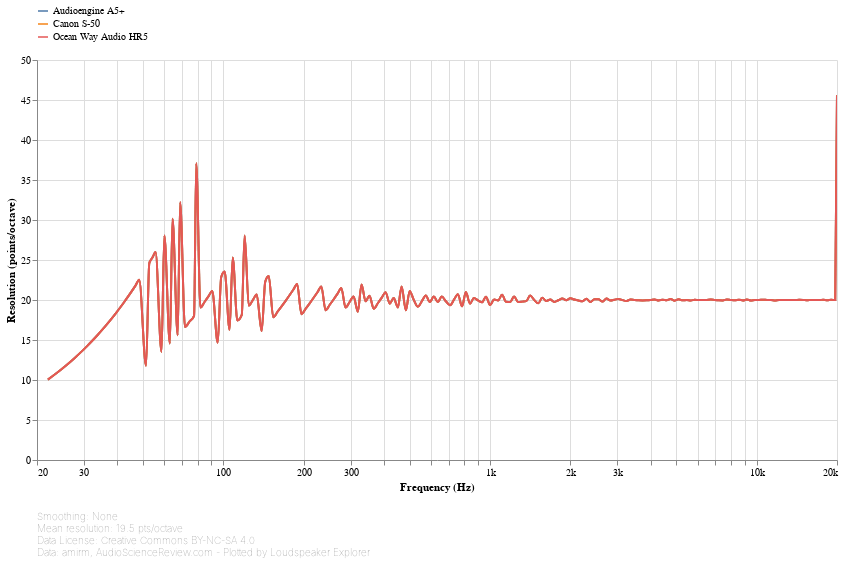

Notebook code cell kept with this figure:
### Markdown cell above
## Resolution

This chart shows the resolution of the input data at each frequency. For each point, resolution is calculated by looking at the distance from the previous point. The larger the distance, the lower the resolution.

A straight, horizontal line means that resolution is constant throughout the spectrum, or in other words, points are equally spaced in log-frequency. Some Loudspeaker Explorer features, especially smoothing and detrending, implicitly assume that this is the case, and might produce inaccurate results otherwise.

### Code cell
#@markdown
frequency_response_chart(
    speakers_fr_ready
        .pipe(lsx.pd.index_as_columns)
        .set_index('Speaker')
        .set_index('Frequency [Hz]', append=True, drop=False)
        .groupby('Speaker').apply(lambda frequencies: frequencies / frequencies.shift(1))
        .pipe(np.log2)
        .pow(-1)
        .rename(columns={'Frequency [Hz]': 'Resolution (points/octave)'})
        .pipe(lsx.pd.remap_columns, {
            'Resolution (points/octave)': 'value',
        }),
    lambda chart: lsx.util.pipe(chart
        .encode(
            alt.Y('value', type='quantitative', title='Resolution (points/octave)', axis=alt.Axis(grid=True)),
            speaker_color()),
        speaker_input),
    lambda chart: lsx.alt.interactive_line(chart),
    alter_tooltips=lambda tooltips:
        ([alt.Tooltip('speaker', title='Speaker')]
            if speakers_fr_ready.index.get_level_values('Speaker').nunique() > 1 else []) +
        tooltips +
        [alt.Tooltip('value', type='quantitative', title='Resolution (points/octave)', format='.2f')]
)

### Figure 1 — Vega-Lite specification as saved in the notebook (floating-point values rounded to 4 significant figures; data arrays with more than 128 entries replaced by an {"elided": "..."} marker saying what was removed)
{"config": {"view": {"continuousWidth": 400, "continuousHeight": 300, "opacity": 0}}, "vconcat": [{"layer": [{"mark": {"type": "line", "clip": true, "interpolate": "monotone"}, "encoding": {"opacity": {"condition": {"value": 1, "selection": "selector001"}, "value": 0.2}}, "selection": {"selector001": {"type": "multi", "encodings": ["color"], "bind": "legend"}, "selector003": {"type": "interval", "bind": "scales", "encodings": ["x", "y"]}, "selector004": {"type": "single", "fields": ["speaker"], "bind": {"input": "select", "options": [null, "Audioengine A5+", "Canon S-50", "Ocean Way Audio HR5"], "labels": ["All", "Audioengine A5+", "Canon S-50", "Ocean Way Audio HR5"], "name": "Speaker: "}}}}, {"mark": {"type": "circle", "clip": true, "size": 100}, "encoding": {"fillOpacity": {"condition": {"value": 0.3, "selection": "selector002"}, "value": 0}}, "selection": {"selector002": {"type": "single", "on": "mouseover", "clear": "mouseout", "empty": "none", "encodings": ["x", "y"]}}}], "data": {"name": "data-0594cf94496867401e47e7fb8db30364"}, "encoding": {"color": {"type": "nominal", "field": "speaker", "legend": {"direction": "vertical", "labelLimit": 600, "orient": "top", "symbolType": "stroke"}, "title": null}, "tooltip": [{"type": "nominal", "field": "speaker", "title": "Speaker"}, {"type": "quantitative", "field": "frequency", "format": ".03s", "title": "Frequency (Hz)"}, {"type": "quantitative", "field": "value", "format": ".2f", "title": "Resolution (points/octave)"}], "x": {"type": "quantitative", "axis": {"format": "s"}, "field": "frequency", "scale": {"base": 10, "domain": [20, 20000], "nice": false, "type": "log"}, "title": "Frequency (Hz)"}, "y": {"type": "quantitative", "axis": {"grid": true}, "field": "value", "title": "Resolution (points/octave)"}}, "height": 400, "transform": [{"flatten": ["frequency", "value"]}, {"filter": {"selection": "selector004"}}], "width": 800}, {"mark": "text", "height": 1, "title": {"text": ["Smoothing: None", "Mean resolution: 19.5 pts/octave", "Data License: Creative Commons BY-NC-SA 4.0", "Data: amirm, AudioScienceReview.com - Plotted by Loudspeaker Explorer"], "anchor": "start", "color": "gray", "fontSize": 10, "fontWeight": "lighter"}, "width": 600}], "resolve": {"legend": {"color": "independent"}}, "$schema": "https://vega.github.io/schema/vega-lite/v4.8.1.json", "datasets": {"data-0594cf94496867401e47e7fb8db30364": [{"speaker": "Audioengine A5+", "frequency": {"elided": "194 float values"}, "value": {"elided": "194 float values"}}, {"speaker": "Canon S-50", "frequency": {"elided": "194 float values"}, "value": {"elided": "194 float values"}}, {"speaker": "Ocean Way Audio HR5", "frequency": {"elided": "194 float values"}, "value": {"elided": "194 float values"}}]}}
